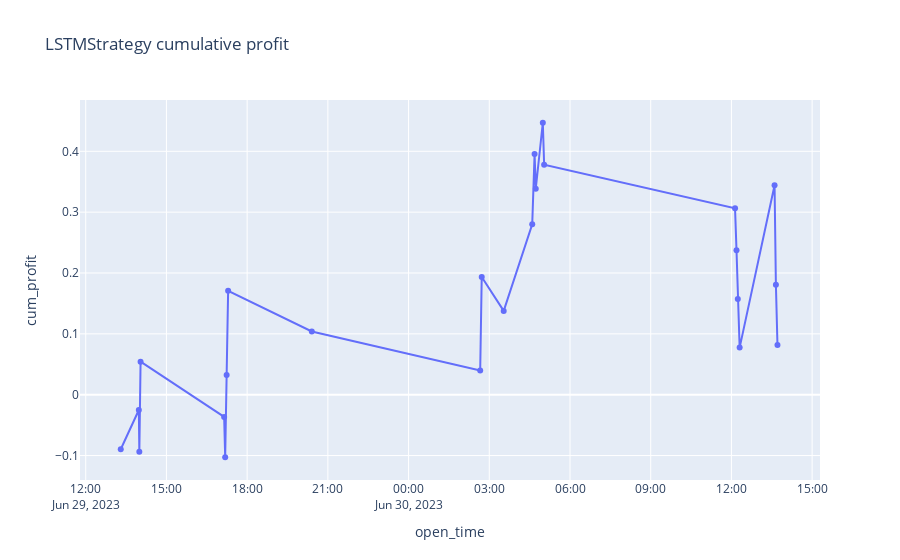

Source (notebook cell):
### Markdown cell above
## Profit

### Code cell
import matplotlib.pyplot as plt
import plotly.express as px
import seaborn as sns
sns.set_theme()
#paper, notebook, talk, poster

import plotly.graph_objs as go
import plotly.io as pio
from plotly.subplots import make_subplots
pio.renderers.default = "plotly_mimetype+notebook"
import plotly.graph_objects as go

    
plot_figsize=(10,5)


def plot_profits_plotly(trades):
    """ Plot profit charts using plotly"""
    px.line(trades, x="open_time", y="profit", title=f"{strategy} profit").update_traces(mode='lines+markers').show()
    px.line(trades, x="open_time", y="cum_profit", title=f"{strategy} cumulative profit").update_traces(mode='lines+markers').show()

def plot_profits_sns(trades):
    """ Plot profit charts using sns"""
    plt.figure(figsize=plot_figsize)
    sns.set_style("darkgrid")
    sns.lineplot(data=trades, x="open_time", y="profit").set_title(f"{strategy} profit")
    plt.show()

    #sns.set_palette("deep")
    sns.set_style("whitegrid")
    plt.figure(figsize=plot_figsize)
    sns.lineplot(data=trades, x="open_time", y="cum_profit").set_title( f"{strategy} cumulative profit")
    plt.show()
    
    # Cumulative profit w/o outliers
    profit=trades[["open_time","profit"]].set_index("open_time")
    q_low = profit["profit"].quantile(0.1)
    q_hi  = profit["profit"].quantile(0.9)
    profit_filtered = profit[(profit["profit"] < q_hi) & (profit["profit"] > q_low)]
    cumsum_filtered = profit_filtered.cumsum()
    plt.figure(figsize=plot_figsize)
    sns.set_style("darkgrid")
    sns.lineplot(data=cumsum_filtered).set_title(f"{strategy} profit w/o outliers")
    plt.show()

def plot_profits_plt(trades):
    """ Plot profits using matplotlib """
    plt.figure(figsize=(10,5))
    sns.set_style("whitegrid")
    plt.plot("open_time", "profit", data=trades)
    plt.title(f"{strategy} profit")
    plt.show()
    
    sns.set_style("darkgrid")
    plt.figure(figsize=(10,5))
    plt.plot("open_time", "cum_profit", data=trades)
    plt.title(f"{strategy} cumulative profit")
    plt.show()

plot_profits_plotly(trades)
#plot_profits_sns(trades[:-1:])
#plot_profits_plt(trades)

### Figure 1 — Plotly figure (JSON) as saved in the notebook; plotly's stock layout.template omitted (floating-point values rounded to 4 significant figures)
{"data": [{"hovertemplate": "open_time=%{x}<br>cum_profit=%{y}<extra></extra>", "legendgroup": "", "line": {"color": "#636efa", "dash": "solid"}, "marker": {"symbol": "circle"}, "mode": "lines+markers", "name": "", "orientation": "v", "showlegend": false, "type": "scatter", "x": ["2023-06-29T13:18:07.001000", "2023-06-29T13:58:28.003000", "2023-06-29T13:59:33.287000", "2023-06-29T14:02:19.861000", "2023-06-29T17:08:43.187000", "2023-06-29T17:11:01.128000", "2023-06-29T17:14:15.741000", "2023-06-29T17:17:34.735000", "2023-06-29T20:24:11.409000", "2023-06-30T02:39:45.029000", "2023-06-30T02:43:09.382000", "2023-06-30T03:32:10.513000", "2023-06-30T04:35:44.424000", "2023-06-30T04:41:02.033000", "2023-06-30T04:43:38.614000", "2023-06-30T04:59:22.895000", "2023-06-30T05:02:18.944000", "2023-06-30T12:08:04.402000", "2023-06-30T12:11:19.275000", "2023-06-30T12:14:14.027000", "2023-06-30T12:18:20.970000", "2023-06-30T13:36:12.218000", "2023-06-30T13:39:11.312000", "2023-06-30T13:42:41.326000", "2023-06-30T13:46:39.715000"], "xaxis": "x", "y": [-0.08969, -0.0251, -0.09394, 0.05433, -0.0365, -0.1028, 0.03227, 0.1706, 0.1038, 0.03979, 0.1934, 0.1377, 0.2802, 0.3957, 0.3386, 0.4469, 0.3781, 0.3064, 0.2374, 0.1571, 0.07737, 0.3441, 0.1809, 0.08183, null], "yaxis": "y"}], "layout": {"legend": {"tracegroupgap": 0}, "title": {"text": "LSTMStrategy cumulative profit"}, "xaxis": {"anchor": "y", "domain": [0, 1], "title": {"text": "open_time"}}, "yaxis": {"anchor": "x", "domain": [0, 1], "title": {"text": "cum_profit"}}}}
